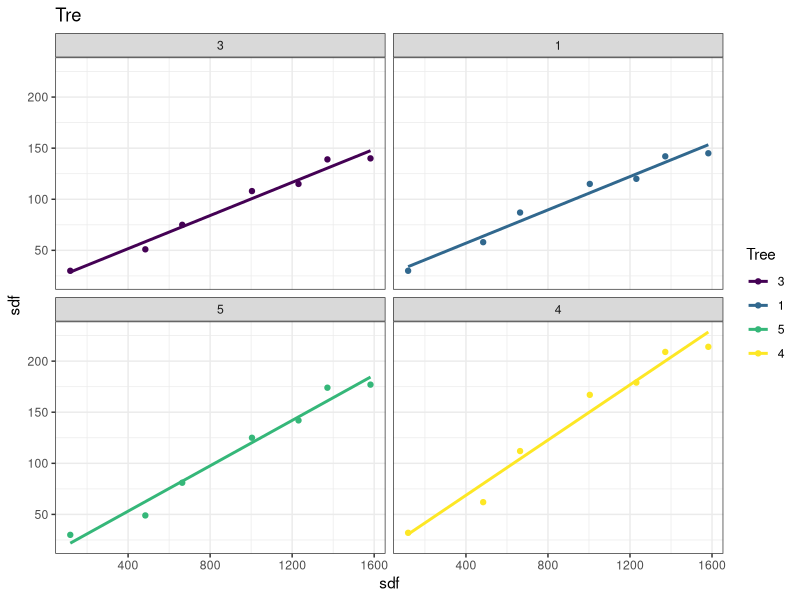
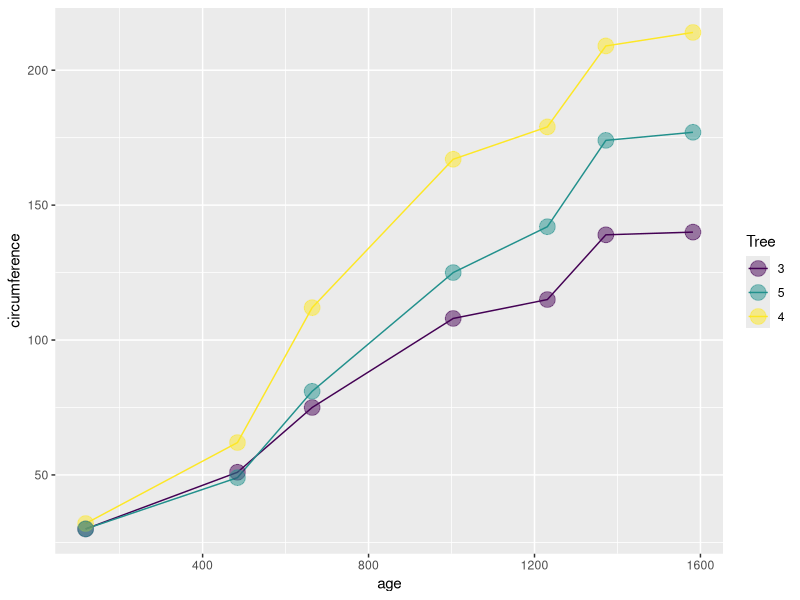
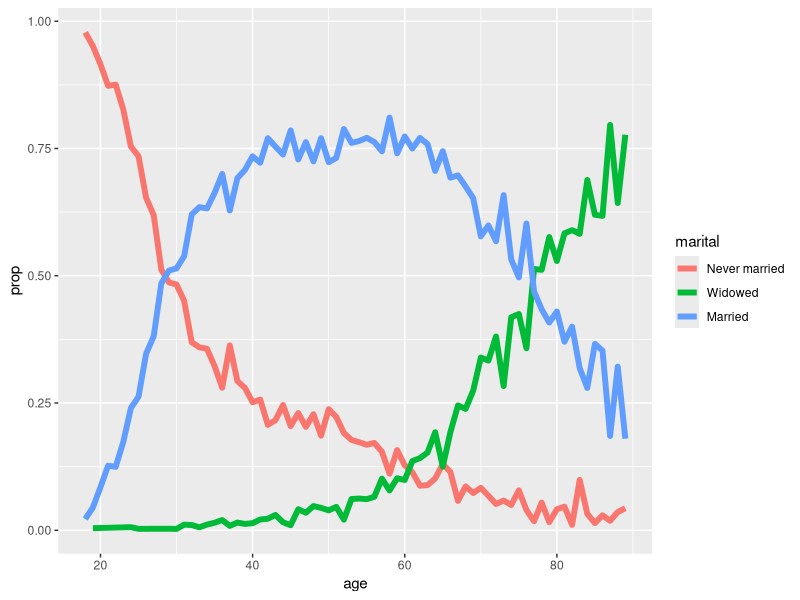

The R source for these figures, in order: (Note: this script raises an error after producing the figures.)
library(tidyverse)
library(forcats)
library(patchwork)






data()

view(Orange)
head(Orange)

#two numeric and one categorical variable,x axis independent & y axis is dependent

Orange %>% 
  filter(Tree!="2") %>% 
  ggplot(aes(x=age, y= circumference,color=Tree))+
  geom_point()+
  geom_smooth(method = lm,se=F)+
  facet_wrap(~Tree)+
  theme_bw()+
  labs(title="Tre",x="sdf",y="sdf")



Orange %>% 
  filter(Tree!="2" & 
            Tree!="1") %>% 
  ggplot(aes(x=age, y= circumference,color=Tree))+
  geom_line()+
  geom_point(size=5,alpha=0.5)
  theme_bw()
  
  
  
  
  
  
  #AGE and proption graph but not a standard practice
gss_cat %>% 
    filter(!is.na(age)) %>% 
    filter(marital %in% c("Never married","Married","Widowed")) %>% 
    count(age, marital) %>% 
    group_by(age) %>% 
    mutate(prop=n/sum(n)) %>%  
    ggplot(aes(x=age, y= prop,color=marital))+
    geom_line(size=2,na.rm = TRUE)
    geom_point(size=5,alpha=0.5)+
    theme_bw()
  
  
  
  #AGE and proption graph but not a standard practice
gss_cat %>% 
    filter(!is.na(age)) %>% 
    filter(marital %in% c("Never married","Married","Widowed")) %>% 
    count(age, marital) %>% 
    group_by(age) %>% 
    mutate(prop=n/sum(n)) %>%  
    mutate(marital=fct_reorder2(marital,age, prop)) %>% 
    mutate(marital=fct_rev(marital)) %>% 
    ggplot(aes(x=age, y= prop,color=marital))+
    geom_line(size=2,na.rm = TRUE)
    geom_point(size=5,alpha=0.5)+
    theme_bw()
  
  
  

  
